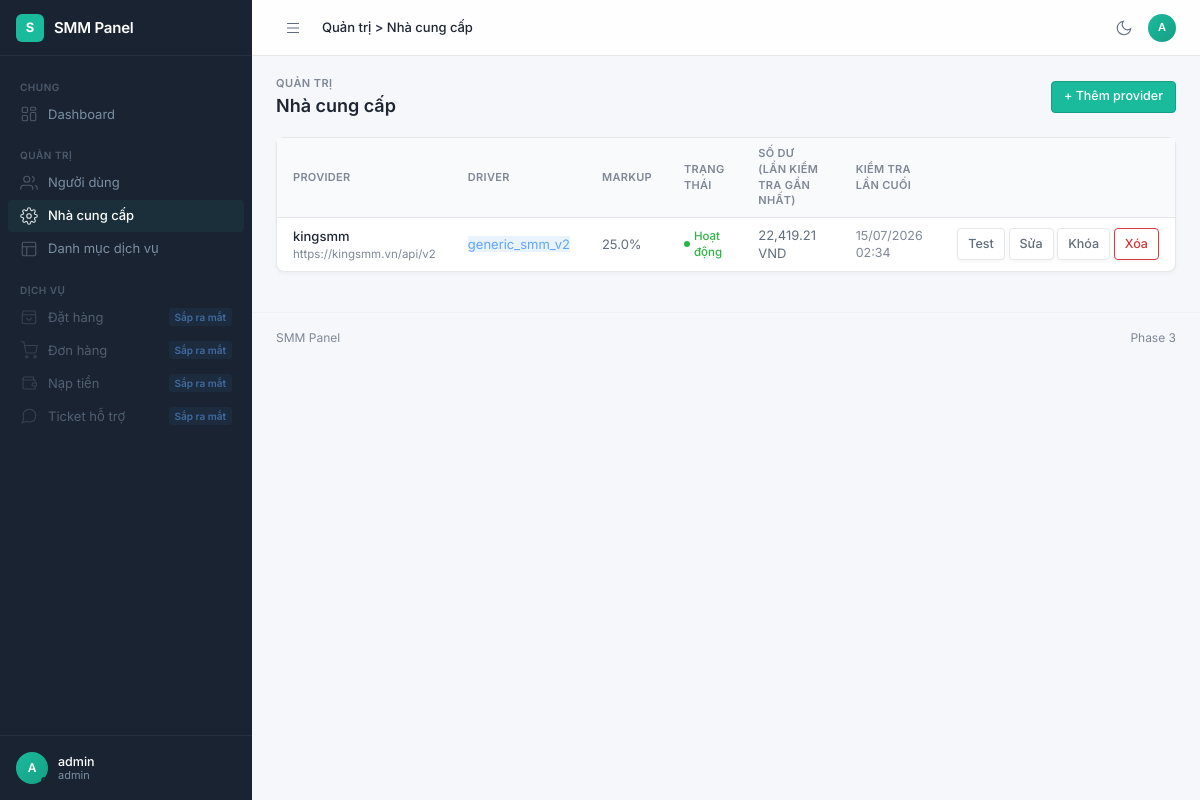
The page /admin/providers (signed in) on the database its author committed.
### app/modules/auth/models.py (models this page shows)
class User(Base):
    __tablename__ = "users"
    __table_args__ = (
        Index("ix_users_username", "username", unique=True),
        Index("ix_users_email", "email", unique=True),
        Index("ix_users_role", "role"),
    )
    id: Mapped[int] = mapped_column(Integer, primary_key=True, autoincrement=True)
    username: Mapped[str] = mapped_column(String(50), nullable=False)
    email: Mapped[str] = mapped_column(String(255), nullable=False)
    password_hash: Mapped[str] = mapped_column(String(255), nullable=False)
    role: Mapped[UserRole] = mapped_column(Enum(UserRole), nullable=False, default=UserRole.CLIENT)
    balance: Mapped[float] = mapped_column(default=0.0, nullable=False)
    is_active: Mapped[bool] = mapped_column(Boolean, default=True, nullable=False)
    api_key: Mapped[str | None] = mapped_column(String(64), unique=True, nullable=True)
    created_at: Mapped[datetime] = mapped_column(DateTime(timezone=True), default=_utcnow, nullable=False)
    updated_at: Mapped[datetime] = mapped_column(
        DateTime(timezone=True), default=_utcnow, onupdate=_utcnow, nullable=False
    )
    remember_tokens: Mapped[list["RememberToken"]] = relationship(
        back_populates="user", cascade="all, delete-orphan"
    )

### app/modules/providers/models.py (models this page shows)
class Provider(Base):
    __tablename__ = "providers"
    __table_args__ = (Index("ix_providers_name", "name", unique=True),)
    id: Mapped[int] = mapped_column(primary_key=True, autoincrement=True)
    name: Mapped[str] = mapped_column(String(100), nullable=False)
    driver: Mapped[str] = mapped_column(String(50), nullable=False)
    api_url: Mapped[str] = mapped_column(String(500), nullable=False)
    api_key: Mapped[str] = mapped_column(String(255), nullable=False)
    markup_percent: Mapped[float] = mapped_column(Float, nullable=False, default=0.0)
    cached_balance: Mapped[float | None] = mapped_column(Float, nullable=True)
    cached_currency: Mapped[str | None] = mapped_column(String(10), nullable=True)
    last_checked_at: Mapped[datetime | None] = mapped_column(DateTime(timezone=True), nullable=True)
    last_error: Mapped[str | None] = mapped_column(String(500), nullable=True)
    is_active: Mapped[bool] = mapped_column(Boolean, default=True, nullable=False)
    created_at: Mapped[datetime] = mapped_column(DateTime(timezone=True), default=_utcnow, nullable=False)
    updated_at: Mapped[datetime] = mapped_column(
        DateTime(timezone=True), default=_utcnow, onupdate=_utcnow, nullable=False
    )

### app/modules/providers/routes.py (the view)
@router.get("")
def list_providers(
    request: Request,
    current_user: User = Depends(require_admin),
    db: Session = Depends(get_db),
):
    service = ProvidersService(db)
    return templates.TemplateResponse(
        request,
        "providers/list.html",
        {
            "user": current_user,
            "active_page": "providers",
            "breadcrumb": "Quản trị > Nhà cung cấp",
            "providers": service.list_providers(),
            "info": request.query_params.get("info"),
            "error": request.query_params.get("error"),
        },
    )

### app/templates/providers/list.html (shortened to what this page needs)
{% extends "layout_app.html" %}
{% block page_pretitle %}Quản trị{% endblock %}
{% block page_title %}Nhà cung cấp{% endblock %}
{% block page_actions %}
<a href="/admin/providers/new" class="btn btn-primary">+ Thêm provider</a>
{% endblock %}
{% block page_content %}
<div class="card">
  <div class="card-body p-0">
    <div class="table-responsive">
      <table class="table">
        <thead>
          <tr>
            <th>Provider</th>
            <th>Driver</th>
            <th>Markup</th>
            <th>Trạng thái</th>
            <th>Số dư (lần kiểm tra gần nhất)</th>
            <th>Kiểm tra lần cuối</th>
            <th data-orderable="false"></th>
          </tr>
        </thead>
        <tbody>
          {% for p in providers %}
          <tr>
            <td>
              <div class="cell-strong">{{ p.name }}</div>
              <div style="font-size:11.5px;color:var(--text-muted);max-width:280px;overflow:hidden;text-overflow:ellipsis;white-space:nowrap">{{ p.api_url }}</div>
            </td>
            <td><span class="badge badge-blue">{{ p.driver }}</span></td>
            <td>{{ p.markup_percent|round(1) }}%</td>
            <td>
              {% if p.is_active %}
              <span class="status status-green">Hoạt động</span>
              {% else %}
              <span class="status status-red">Vô hiệu hóa</span>
              {% endif %}
            </td>
            <td>
              {% if p.cached_balance is not none %}
              {{ "{:,.2f}".format(p.cached_balance) }} {{ p.cached_currency }}
              {% elif p.last_error %}
              <span style="color:var(--red);font-size:12px">{{ p.last_error }}</span>
              {% else %}
              <span style="color:var(--text-muted)">Chưa kiểm tra</span>
              {% endif %}
            </td>
            <td style="font-size:12.5px;color:var(--text-muted)">
              {{ p.last_checked_at.strftime("%d/%m/%Y %H:%M") if p.last_checked_at else "—" }}
            </td>
            <td style="white-space:nowrap">
              <form method="post" action="/admin/providers/{{ p.id }}/test" style="display:inline">
                <button type="submit" class="btn btn-outline" style="padding:4px 10px;font-size:12.5px">Test</button>
              </form>
              <a href="/admin/providers/{{ p.id }}/edit" class="btn btn-outline" style="padding:4px 10px;font-size:12.5px">Sửa</a>
              <form method="post" action="/admin/providers/{{ p.id }}/toggle-active" style="display:inline">
                <button type="submit" class="btn btn-outline" style="padding:4px 10px;font-size:12.5px">
                  {{ "Khóa" if p.is_active else "Mở khóa" }}
                </button>
              </form>
              <form method="post" action="/admin/providers/{{ p.id }}/delete" style="display:inline"
                    onsubmit="return confirm('Xóa provider {{ p.name }}? Hành động này không thể hoàn tác.');">
                <button type="submit" class="btn btn-outline" style="padding:4px 10px;font-size:12.5px;color:var(--red);border-color:var(--red)">Xóa</button>
              </form>
            </td>
          </tr>
          {% else %}
          <tr>
            <td colspan="6" style="text-align:center;color:var(--text-muted);padding:24px">
              Chưa có provider nào. Bấm "+ Thêm provider" để kết nối provider đầu tiên.
            </td>
          </tr>
          {% endfor %}
        </tbody>
      </table>
    </div>
  </div>
</div>
{% endblock %}

### app/templates/layout_app.html (shortened to what this page needs)
{% extends "base.html" %}
{% block content %}
{% include "partials/sidebar.html" %}
{% include "partials/topbar.html" %}
<main id="main-content" tabindex="-1" class="main">
<div class="page-wrapper">
  <div class="page-header">
    <div class="page-header-row">
      <div>
        <div class="page-pretitle">{% block page_pretitle %}{% endblock %}</div>
        <h1 class="page-title">{% block page_title %}{% endblock %}</h1>
      </div>
      <div class="page-actions">
        {% block page_actions %}{% endblock %}
      </div>
    </div>
  </div>
  {% block page_content %}{% endblock %}
</div>
    <footer class="footer">
      <span>SMM Panel</span>
      <span>Phase {{ current_phase|default(3) }}</span>
    </footer>
</main>
{% endblock %}

### app/templates/base.html (shortened to what this page needs)
<!DOCTYPE html>
<html lang="vi">
<head>
    <link rel="stylesheet" href="/static/gentelella/css/main-v4.css">
    <link rel="stylesheet" href="/static/gentelella/css/panel-extra.css">
</head>
<body{% block body_attrs %}{% endblock %}>
{% block content %}{% endblock %}
</body>
</html>

### app/templates/partials/sidebar.html (shortened to what this page needs)
{% set role = user.role.value %}
<aside class="sidebar" aria-label="Điều hướng chính">
  <div class="sidebar-brand">
    <div class="brand-icon">S</div>
    <div class="brand-name">SMM Panel</div>
  </div>
  <nav class="sidebar-nav">
    <div class="nav-group">
      <div class="nav-label">Chung</div>
      <a class="nav-link{% if active_page == 'dashboard' %} active{% endif %}" href="/dashboard"{% if active_page == 'dashboard' %} aria-current="page"{% endif %}>
        <span class="nav-text">Dashboard</span>
      </a>
    </div>
    {% if role == "admin" %}
    <div class="nav-group">
      <div class="nav-label">Quản trị</div>
      <a class="nav-link{% if active_page == 'users' %} active{% endif %}" href="/admin/users"{% if active_page == 'users' %} aria-current="page"{% endif %}>
        <svg class="icon" width="18" height="18" viewBox="0 0 24 24" fill="none" stroke="currentColor" stroke-width="1.5"><path d="M17 21v-2a4 4 0 00-4-4H5a4 4 0 00-4 4v2"/><circle cx="9" cy="7" r="4"/><path d="M23 21v-2a4 4 0 00-3-3.87"/><path d="M16 3.13a4 4 0 010 7.75"/></svg>
        <span class="nav-text">Người dùng</span>
      </a>
      <a class="nav-link{% if active_page == 'providers' %} active{% endif %}" href="/admin/providers"{% if active_page == 'providers' %} aria-current="page"{% endif %}>
        <span class="nav-text">Nhà cung cấp</span>
      </a>
      <a class="nav-link{% if active_page == 'services' %} active{% endif %}" href="/admin/services"{% if active_page == 'services' %} aria-current="page"{% endif %}>
        <svg class="icon" width="18" height="18" viewBox="0 0 24 24" fill="none" stroke="currentColor" stroke-width="1.5"><rect x="3" y="3" width="18" height="18" rx="2"/><path d="M3 9h18M9 21V9"/></svg>
        <span class="nav-text">Danh mục dịch vụ</span>
      </a>
    </div>
    {% endif %}
    <div class="nav-group">
      <div class="nav-label">Dịch vụ</div>
      <span class="nav-link is-disabled" title="Sắp ra mắt">
        <svg class="icon" width="18" height="18" viewBox="0 0 24 24" fill="none" stroke="currentColor" stroke-width="1.5"><path d="M3 9l1-5h16l1 5M3 9v10a2 2 0 002 2h14a2 2 0 002-2V9M3 9h18"/><path d="M9 13a3 3 0 006 0"/></svg>
        <span class="nav-text">Đặt hàng</span>
        <span class="badge badge-blue">Sắp ra mắt</span>
      </span>
      <span class="nav-link is-disabled" title="Sắp ra mắt">
        <svg class="icon" width="18" height="18" viewBox="0 0 24 24" fill="none" stroke="currentColor" stroke-width="1.5"><circle cx="9" cy="21" r="1.5"/><circle cx="20" cy="21" r="1.5"/><path d="M1 1h4l2.7 13.4a2 2 0 002 1.6h9.7a2 2 0 002-1.6L23 6H6"/></svg>
        <span class="nav-text">Đơn hàng</span>
        <span class="badge badge-blue">Sắp ra mắt</span>
      </span>
      <span class="nav-link is-disabled" title="Sắp ra mắt">
        <svg class="icon" width="18" height="18" viewBox="0 0 24 24" fill="none" stroke="currentColor" stroke-width="1.5"><path d="M20 12V8H6a2 2 0 010-4h12v4"/><path d="M4 6v12a2 2 0 002 2h14v-4"/><path d="M18 12a2 2 0 000 4h4v-4z"/></svg>
        <span class="nav-text">Nạp tiền</span>
        <span class="badge badge-blue">Sắp ra mắt</span>
      </span>
      <span class="nav-link is-disabled" title="Sắp ra mắt">
        <svg class="icon" width="18" height="18" viewBox="0 0 24 24" fill="none" stroke="currentColor" stroke-width="1.5"><path d="M21 11.5a8.38 8.38 0 01-.9 3.8 8.5 8.5 0 01-7.6 4.7 8.38 8.38 0 01-3.8-.9L3 21l1.9-5.7a8.38 8.38 0 01-.9-3.8 8.5 8.5 0 014.7-7.6 8.38 8.38 0 013.8-.9h.5a8.48 8.48 0 018 8v.5z"/></svg>
        <span class="nav-text">Ticket hỗ trợ</span>
        <span class="badge badge-blue">Sắp ra mắt</span>
      </span>
    </div>
  </nav>
  <div class="sidebar-footer">
    <div class="sidebar-user">
      <div class="avatar">{{ user.username[0]|upper }}<span class="online"></span></div>
      <div class="sidebar-user-info">
        <div class="name">{{ user.username }}</div>
        <div class="role">{{ role }}</div>
      </div>
    </div>
  </div>
</aside>

### app/templates/partials/topbar.html (shortened to what this page needs)
<header class="topbar">
  <div class="topbar-left">
    <button class="sidebar-toggle" type="button" aria-label="Đóng/mở menu" aria-controls="sidebar" aria-expanded="false">
      <svg width="20" height="20" viewBox="0 0 24 24" fill="none" stroke="currentColor" stroke-width="1.5" aria-hidden="true"><path d="M4 6h16M4 12h16M4 18h16"/></svg>
    </button>
    <nav class="breadcrumb" aria-label="Breadcrumb">
      <span class="current" aria-current="page">{{ breadcrumb|default("Home") }}</span>
    </nav>
  </div>
  <div class="topbar-right">
    <button class="tb-btn theme-toggle" type="button" title="Đổi giao diện sáng/tối" aria-label="Đổi giao diện sáng/tối" aria-pressed="false">
      <svg class="theme-icon-dark" width="18" height="18" viewBox="0 0 24 24" fill="none" stroke="currentColor" stroke-width="1.5" aria-hidden="true"><path d="M21 12.79A9 9 0 1 1 11.21 3 7 7 0 0 0 21 12.79z"/></svg>
    </button>
    <div class="simple-dropdown">
      <button class="tb-avatar" type="button" data-dropdown-toggle aria-label="Menu tài khoản" aria-haspopup="menu">
        {{ user.username[0]|upper }}
      </button>
    </div>
  </div>
</header>

### app/static/gentelella/css/panel-extra.css (style rules this page uses)
.simple-dropdown { position: relative; display: inline-block; }
.nav-link.is-disabled { cursor: not-allowed; opacity: 0.55; }

### rows shown on the page
User: username "A", username "admin"
Provider: name "kingsmm", api_url "https://kingsmm.vn/api/v2", driver "generic_smm_v2", markup_percent "25.0", shows "Hoạt động", cached_balance "22,419.21", cached_currency "VND", last_checked_at "15/07/2026 02:34", is_active "Khóa"

### other values the page prints
{{ role }} "admin"
{{ breadcrumb|default("Home") }} "Quản trị > Nhà cung cấp"
{{ current_phase|default(3) }} "3"
